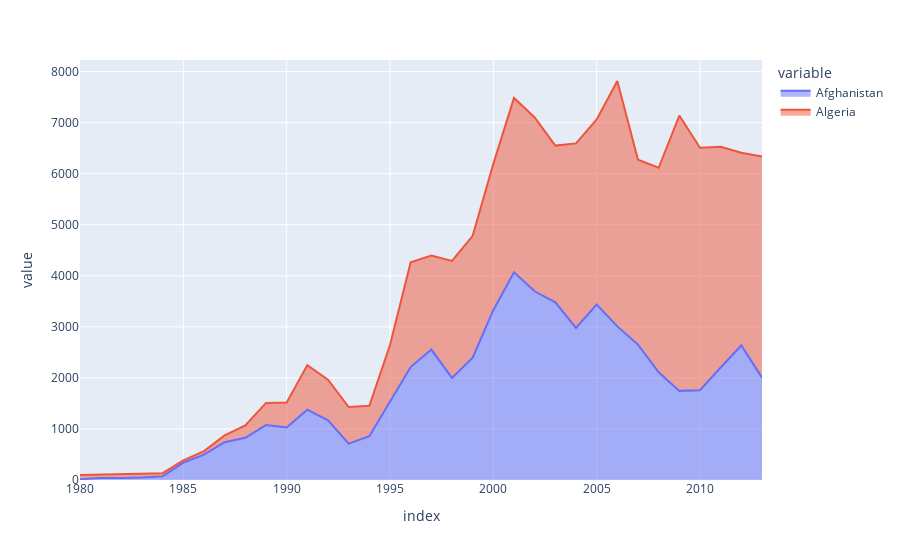

Here is the notebook cell this chart was saved with:
### Code cell
px.area(top5df,x=top5df.index, y= ['Afghanistan','Algeria'])

### Figure 1 — Plotly figure (JSON) as saved in the notebook; plotly's stock layout.template omitted (floating-point values rounded to 4 significant figures)
{"data": [{"fillpattern": {"shape": ""}, "hovertemplate": "variable=Afghanistan<br>index=%{x}<br>value=%{y}<extra></extra>", "legendgroup": "Afghanistan", "line": {"color": "#636efa"}, "marker": {"symbol": "circle"}, "mode": "lines", "name": "Afghanistan", "orientation": "v", "showlegend": true, "stackgroup": "1", "type": "scatter", "x": [1980, 1981, 1982, 1983, 1984, 1985, 1986, 1987, 1988, 1989, 1990, 1991, 1992, 1993, 1994, 1995, 1996, 1997, 1998, 1999, 2000, 2001, 2002, 2003, 2004, 2005, 2006, 2007, 2008, 2009, 2010, 2011, 2012, 2013], "xaxis": "x", "y": [16, 39, 39, 47, 71, 340, 496, 741, 828, 1076, 1028, 1378, 1170, 713, 858, 1537, 2212, 2555, 1999, 2395, 3326, 4067, 3697, 3479, 2978, 3436, 3009, 2652, 2111, 1746, 1758, 2203, 2635, 2004], "yaxis": "y"}, {"fillpattern": {"shape": ""}, "hovertemplate": "variable=Algeria<br>index=%{x}<br>value=%{y}<extra></extra>", "legendgroup": "Algeria", "line": {"color": "#EF553B"}, "marker": {"symbol": "circle"}, "mode": "lines", "name": "Algeria", "orientation": "v", "showlegend": true, "stackgroup": "1", "type": "scatter", "x": [1980, 1981, 1982, 1983, 1984, 1985, 1986, 1987, 1988, 1989, 1990, 1991, 1992, 1993, 1994, 1995, 1996, 1997, 1998, 1999, 2000, 2001, 2002, 2003, 2004, 2005, 2006, 2007, 2008, 2009, 2010, 2011, 2012, 2013], "xaxis": "x", "y": [80, 67, 71, 69, 63, 44, 69, 132, 242, 434, 491, 872, 795, 717, 595, 1106, 2054, 1842, 2292, 2389, 2867, 3418, 3406, 3072, 3616, 3626, 4807, 3623, 4005, 5393, 4752, 4325, 3774, 4331], "yaxis": "y"}], "layout": {"legend": {"title": {"text": "variable"}, "tracegroupgap": 0}, "margin": {"t": 60}, "xaxis": {"anchor": "y", "domain": [0, 1], "title": {"text": "index"}}, "yaxis": {"anchor": "x", "domain": [0, 1], "title": {"text": "value"}}}}
